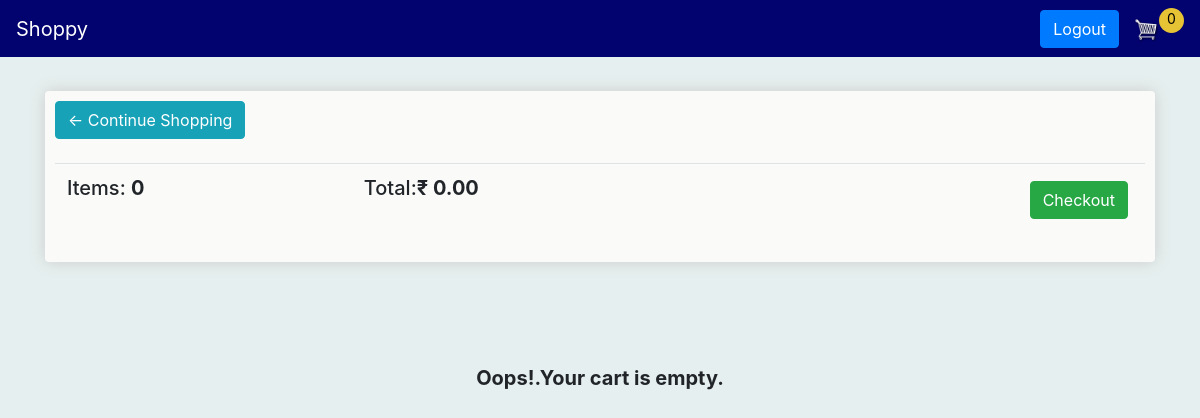
The app's page /cart/ (signed in), older data.
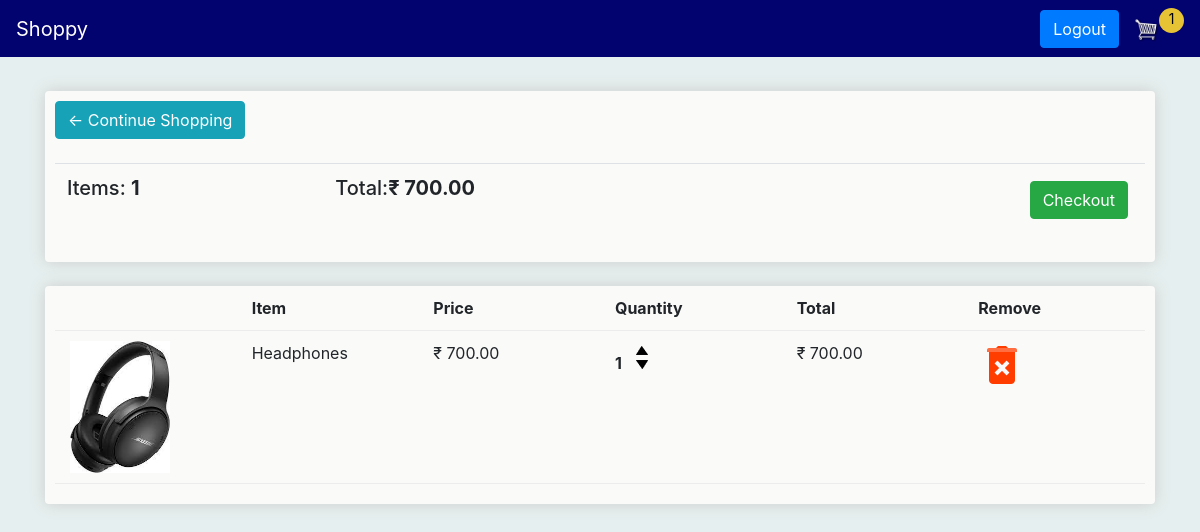
The same page, newer data.
### store/models.py (models this page shows, shortened)
class Order(models.Model):
    customer = models.ForeignKey(Customer, on_delete=models.SET_NULL, null=True, blank=True)
    date_ordered = models.DateTimeField(auto_now_add=True)
    complete = models.BooleanField(default=False)
    transaction_id = models.CharField(max_length=100, null=True)
    @property
    def get_cart_total(self):
        orderitems = self.orderitem_set.all()
        total = sum([item.get_total for item in orderitems])
        return total
    @property
    def get_cart_items(self):
        orderitems = self.orderitem_set.all()
        total = sum([item.quantity for item in orderitems])
        return total

class OrderItem(models.Model):
    product = models.ForeignKey(Product, on_delete=models.SET_NULL, null=True)
    order = models.ForeignKey(Order, on_delete=models.SET_NULL, null=True)
    quantity = models.IntegerField(default=0, null=True, blank=True)
    date_added = models.DateTimeField(auto_now_add=True)
    @property
    def get_total(self):
        total = self.product.price * self.quantity
        return total

class Product(models.Model):
    name = models.CharField(max_length=200, null=True)
    price = models.FloatField()
    image = models.ImageField(null=True, blank=True)
    description = models.TextField(null=True, blank=True)
    sizes = models.CharField(max_length=100, null=True, blank=True)
    @property
    def imageURL(self):
        try:
            url = self.image.url
        except:
            url = ''
        return url

### store/views.py (the view)
# urls.py: path('cart/', views.cart, name="cart"),
def cart(request):
    if request.user.is_authenticated:
        customer = request.user.customer
        order, created = Order.objects.get_or_create(customer=customer, complete=False)
        items = order.orderitem_set.all()
        cartItems = order.get_cart_items
    else:
        items = []
        order = {'get_cart_total': 0, 'get_cart_items': 0,'shipping':False}
        cartItems = order['get_cart_items']
    context = {'items': items, 'order': order, 'cartItems': cartItems}
    return render(request, 'store/cart.html', context)

### store/templates/store/cart.html
{% extends 'store/main.html' %}
{% load static %}
{% block content %}
    <div class="row">
        <div class="col-lg-12">
            <div class="box-element">
                <a class="btn btn-info" href="{% url 'store' %}">&#x2190; Continue Shopping</a>
                <br>
                <br>
                <table class="table">
                    <tr>
                        <th><h5>Items: <strong id="current_items_count">{{ order.get_cart_items }}</strong></h5></th>
                        <th><h5>Total:<strong id="current-total">&#x20B9; {{ order.get_cart_total|floatformat:2 }}</strong></h5></th>
                        <th>
                            <a style="float:right; margin:5px;" class="btn btn-success" href="{% url 'checkout' %}">Checkout</a>
                        </th>
                    </tr>
                </table>
            </div>
            <br>
            {% if items %}
            <div class="box-element">
                <div class="cart-row">
                    <div class="col-lg-2"></div>
                    <div class="col-lg-2"><strong>Item</strong></div>
                    <div class="col-lg-2"><strong>Price</strong></div>
                    <div class="col-lg-2"><strong>Quantity</strong></div>
                    <div class="col-lg-2"><strong>Total</strong></div>
                    <div class="col-lg-2"><strong>Remove</strong></div>
                </div>
                {% for item in items %}
                <div class="cart-row">
                    <div class="col-lg-2">
                        <img class="row-image" src="{{ item.product.imageURL }}">
                    </div>
                    <div class="col-lg-2">
                        <p>{{ item.product.name }}</p>
                    </div>
                    <div class="col-lg-2">
                        <p>&#x20B9; {{ item.product.price|floatformat:2 }}</p>
                    </div>
                    <div class="col-lg-2">
                        <p class="quantity">{{ item.quantity }}</p>
                        <div class="quantity">
                            <img data-product="{{ item.product.id }}" data-action="add" class="chg-quantity update-cart" src="{% static 'images/arrow-up.png' %}">
                            <img data-product="{{ item.product.id }}" data-action="remove" class="chg-quantity update-cart" src="{% static 'images/arrow-down.png' %}">
                        </div>
                    </div>
                    <div class="col-lg-2">
                        <p>&#x20B9; {{ item.get_total|floatformat:2 }}</p>
                    </div>
                    <div class="col-lg-2">
                        <img src="{% static 'images/delete.png' %}" class="remove-item" data-product="{{ item.product.id }}" data-action="remove" alt="Remove Item">
                    </div>
                </div>
                {% endfor %}
            </div>
        {% else %}
        <div class="d-flex justify-content-center align-items-center" style="height: 200px;">
            <p style="font-size: 20px; font-weight: bold;">Oops!.Your cart is empty.</p>
        {% endif %}
{% endblock content %}

### store/templates/store/main.html (shortened to what this page needs)
<!DOCTYPE html>
{% load static %}
<html>
<head>
    <link rel="stylesheet" href="https://stackpath.bootstrapcdn.com/bootstrap/4.4.1/css/bootstrap.min.css"
>
    <link rel="stylesheet" href="https://cdnjs.cloudflare.com/ajax/libs/font-awesome/5.15.4/css/all.min.css">
    <link rel="stylesheet" type="text/css" href="{% static 'css/main.css' %}">
</head>
<body>
<nav class="navbar navbar-expand-lg navbar-dark bg-dark">
    <a class="navbar-brand" href="{% url 'store' %}">Shoppy</a>
    <div class="collapse navbar-collapse" id="navbarSupportedContent">
        <div class="form-inline my-2 my-lg-0">
            {% if user.is_authenticated %}
                <a href="{% url 'logout' %}" class="btn btn-primary btn-rounded">Logout</a>
            {% else %}
                <a href="{% url 'login' %}" class="btn btn-warning btn-rounded">Login</a>
            {% endif %}
            <a href="{% url 'cart' %}">
                <img id="cart-icon" src="{% static 'images/cart.png' %}">
            </a>
            <p id="cart-total">{{ cartItems }}</p>
        </div>
    </div>
</nav>
<div class="container">
    <br>
    {% block content %}
    {% endblock content %}
</div>
</body>
</html>

### static/css/main.css (style rules this page uses)
body { background-color: hsl(186, 24%, 92%); }
.box-element { box-shadow: hsl(0, 0%, 80%) 0 0 16px; background-color: #fafaf9; border-radius: 4px; padding: 10px; }
.bg-dark { background-color: #030370!important; }
#cart-icon { width:25px; display: inline-block; margin-left: 15px; }
#cart-total { display: block; text-align: center; color:#fff; background-color: rgb(230, 194, 53); width: 25px; height: 25px; border-radius: 50%; font-size: 14px; color:black; }
.col-lg-4, .col-lg-6, .col-lg-8, .col-lg-12 { margin-top: 10px; margin-bottom:5px;; }
.btn { border-radius: 6; }
.row-image { width: 100px; }
.cart-row { display: flex; align-items: flex-stretch; padding-bottom: 10px; margin-bottom: 10px; border-bottom: 1px solid #ececec; }
.quantity { display: inline-block; font-weight: 700; padding-right:10px; }
.chg-quantity { width: 12px; cursor: pointer; display: block; margin-top: 5px; transition:.1s; }

Row changes from the older to the newer data that the page shows:
no longer on this page (row edited): Order: get_cart_items "0", get_cart_total "0.00"
added Order: get_cart_items "1", get_cart_total "700.00"
added OrderItem: product.imageURL (picture), product.name "Headphones", product.price "700.00", quantity "1", get_total "700.00"
Text that changed along with them:
{{ cartItems }}: "0" → "1"
text no longer shown: "Oops!.Your cart is empty."
text now shown: "Item Price Quantity Total Remove"
